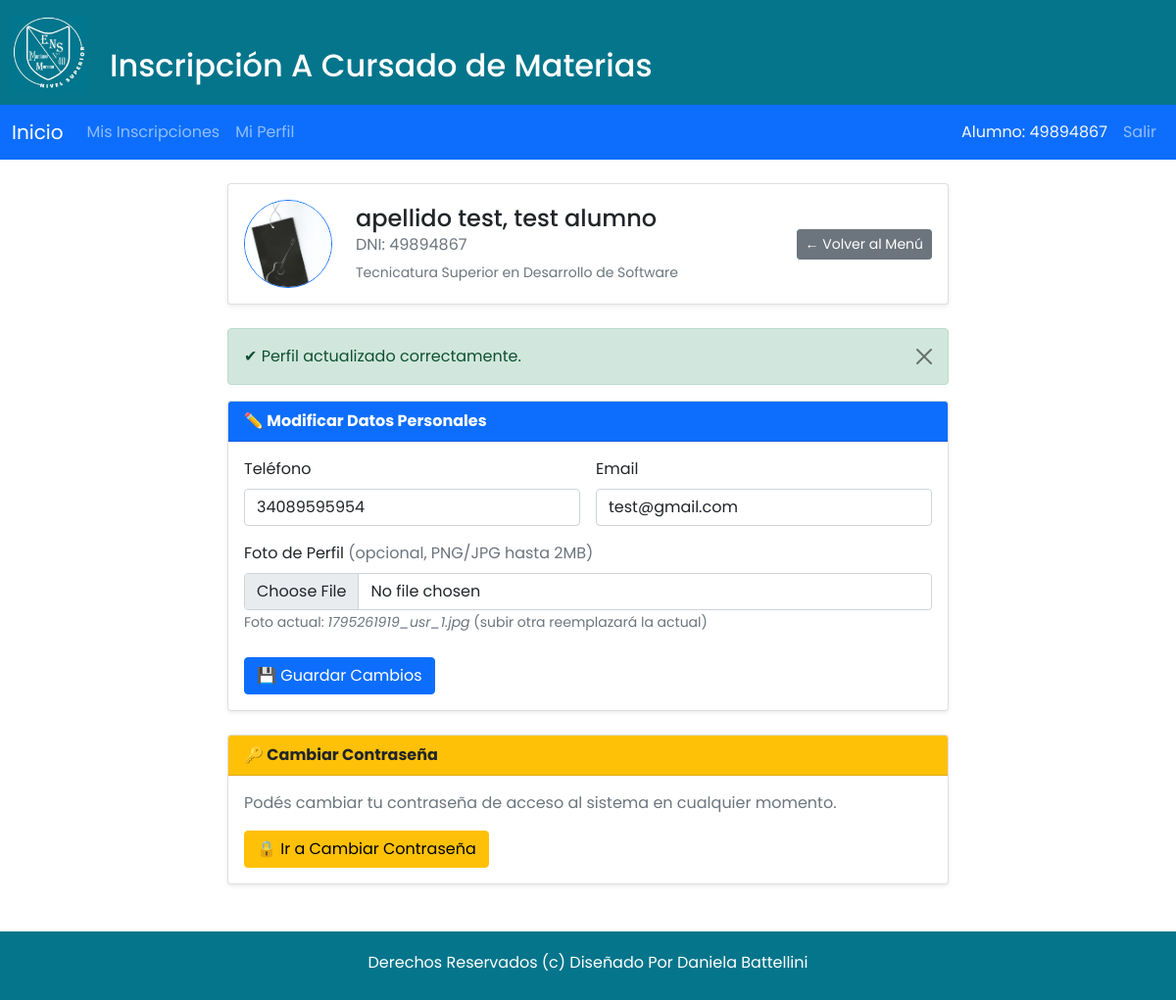
The app's page /perfil.php?ok=1 (signed in) with its own data.
### tables this page shows
CREATE TABLE `alumnos` (
  `id` int(11) NOT NULL,
  `nombre` varchar(45) NOT NULL,
  `apellido` varchar(45) NOT NULL,
  `dni` varchar(8) DEFAULT NULL,
  `cuil` varchar(11) DEFAULT NULL,
  `carrera` varchar(150) DEFAULT NULL,
  `Usuario_idUsuario` int(11) NOT NULL
);

CREATE TABLE `usuario` (
  `idUsuario` int(11) NOT NULL,
  `dni` varchar(8) NOT NULL,
  `perfil` varchar(45) NOT NULL,
  `clave` varchar(45) NOT NULL,
  `nombre_carrera` varchar(50) NOT NULL,
  `telefono` varchar(20) DEFAULT NULL,
  `email` varchar(150) DEFAULT NULL,
  `foto_perfil` varchar(255) DEFAULT NULL
);

### perfil.php (the view, shortened to what this page needs)
<?php
$host = "localhost"; $user = "root"; $pass = ""; $db = "inscripcioncursado";
$conex = new mysqli($host, $user, $pass, $db);
$conex->set_charset("utf8mb4");
$dni = $_SESSION['dnialu'];
$sql = "SELECT u.idUsuario, u.dni, u.telefono, u.email, u.foto_perfil,
               a.nombre, a.apellido, a.carrera
        FROM usuario u
        LEFT JOIN alumnos a ON a.Usuario_idUsuario = u.idUsuario
        WHERE u.dni = ? AND u.perfil = '1'
        LIMIT 1";
$stmt = $conex->prepare($sql);
$stmt->bind_param("s", $dni);
$stmt->execute();
$res = $stmt->get_result();
$usuario = $res->fetch_assoc();
include('primero.php');
include('header_pagina.php');
?>
<section>
<div class="container mt-4 mb-5">
  <div class="row justify-content-center">
    <div class="col-12 col-lg-8">
      <div class="card shadow-sm mb-4">
        <div class="card-body d-flex align-items-center gap-4 flex-wrap">
          <div>
            <?php if (!empty($usuario['foto_perfil']) && file_exists($usuario['foto_perfil'])): ?>
              <img src="<?= htmlspecialchars($usuario['foto_perfil']) ?>"
                   alt="Foto de perfil"
                   class="rounded-circle border border-primary"
                   style="width:90px;height:90px;object-fit:cover;">
            <?php endif; ?>
          </div>
          <div>
            <h4 class="mb-0">
              <?= htmlspecialchars(($usuario['apellido'] ?? '') . ', ' . ($usuario['nombre'] ?? '')) ?>
            </h4>
            <p class="text-muted mb-1">DNI: <?= htmlspecialchars($dni) ?></p>
            <small class="text-muted"><?= htmlspecialchars($usuario['carrera'] ?? '') ?></small>
          </div>
          <div class="ms-auto">
            <a href="inicio_alumno.php" class="btn btn-secondary btn-sm">← Volver al Menú</a>
          </div>
        </div>
      </div>
      <?php if (isset($_GET['ok'])): ?>
        <div class="alert alert-success alert-dismissible fade show" role="alert">
          ✔ Perfil actualizado correctamente.
          <button type="button" class="btn-close" data-bs-dismiss="alert"></button>
        </div>
      <?php endif; ?>
      <div class="card shadow-sm mb-4">
        <div class="card-header bg-primary text-white fw-bold">
          ✏️ Modificar Datos Personales
        </div>
        <div class="card-body">
          <form action="actualizar_perfil.php" method="POST" enctype="multipart/form-data">
            <div class="row g-3">
              <div class="col-md-6">
                <label class="form-label fw-semibold">Teléfono</label>
                <input type="tel" name="telefono" class="form-control"
                       placeholder="Ej: 3814123456"
                       value="<?= htmlspecialchars($usuario['telefono'] ?? '') ?>">
              </div>
              <div class="col-md-6">
                <label class="form-label fw-semibold">Email</label>
                <input type="email" name="email" class="form-control"
                       placeholder="Ej: tu@correo.com"
                       value="<?= htmlspecialchars($usuario['email'] ?? '') ?>">
              </div>
              <div class="col-12">
                <label class="form-label fw-semibold">Foto de Perfil
                  <span class="text-muted fw-normal">(opcional, PNG/JPG hasta 2MB)</span>
                </label>
                <input type="file" name="foto" class="form-control" accept="image/png,image/jpeg,image/jpg">
                <?php if (!empty($usuario['foto_perfil']) && file_exists($usuario['foto_perfil'])): ?>
                  <small class="text-muted">
                    Foto actual: <em><?= htmlspecialchars(basename($usuario['foto_perfil'])) ?></em>
                    (subir otra reemplazará la actual)
                  </small>
                <?php endif; ?>
              </div>
            </div>
            <div class="mt-4 d-flex gap-2">
              <button type="submit" class="btn btn-primary">
                💾 Guardar Cambios
              </button>
            </div>
          </form>
        </div>
      </div>
      <div class="card shadow-sm">
        <div class="card-header bg-warning text-dark fw-bold">
          🔑 Cambiar Contraseña
        </div>
        <div class="card-body">
          <p class="text-muted mb-3">
            Podés cambiar tu contraseña de acceso al sistema en cualquier momento.
          </p>
          <a href="cambiar_password.php" class="btn btn-warning">
            🔒 Ir a Cambiar Contraseña
          </a>
        </div>
      </div>
    </div>
  </div>
</div>
</section>
<?php include('footer.php'); ?>
</body>
</html>

### css/estilos.css (style rules this page uses)
*::after, *::before, * { margin: 0; padding: 0; box-sizing: border-box; }
html { font-size: 62.5%; }
body { font-family: "Poppins", sans-serif; font-size: 1em; }
img { width: 100%; }
html { height: 100%; font-family: "Poppins", sans-serif; font-size: 1em; }
body { display: flex; flex-direction: column; min-height: 100vh; }

### records on screen
alumnos: Usuario_idUsuario.foto_perfil (picture), apellido+nombre "apellido test, test alumno", carrera "Tecnicatura Superior en Desarrollo de Software", telefono "34089595954", email "test@gmail.com", Usuario_idUsuario.foto_perfil "1795261919_usr_1.jpg"

### other values on screen
$_SESSION["dnialu"] "49894867"
$dni "49894867"
